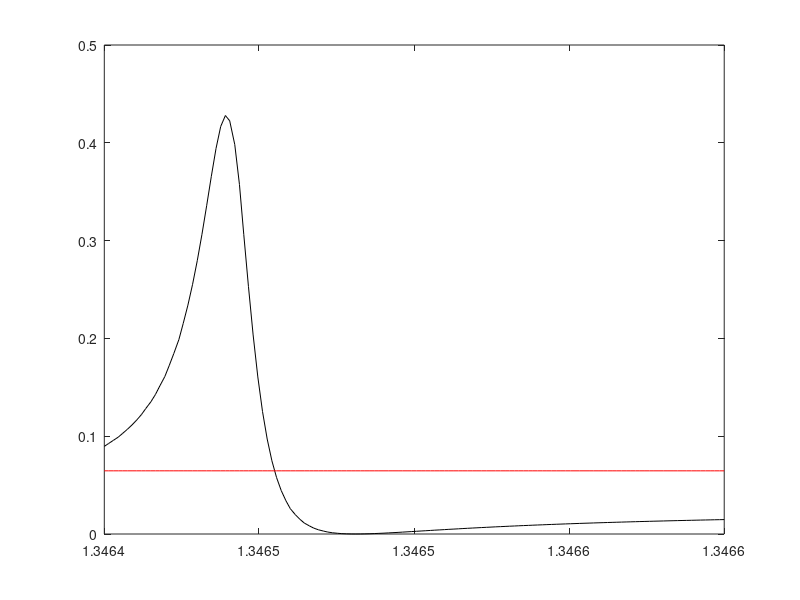

Recreate this plot in MATLAB.
%function [ x ] = FanoFit2( data, width,q,H,A,B,C)
%UNTITLED2 Summary of this function goes here
%   Detailed explanation goes here

load('5_layers_05_to_15.mat','data')
N=length(data(1,:))


thetamin = 0.5;
thetamax = 5;
theta_full = linspace(thetamin,thetamax,10);

xxdata=data(:,1);
left = 1.3464;
right = 1.3466;
[elem,num_elem]=min(abs(xxdata-left));
[elem2,num_elem_2]=min(abs(xxdata-right));

ddata = data(num_elem:num_elem_2,:);

i=3;

xdata=ddata(:,1);
ydata=ddata(:,i+1)-min(ddata(:,i+1));

deriv = diff(ydata)./diff(xdata);
    [~,ind]= min(deriv);
    center = xdata(ind);
    
    width = 0.00001;
    q = -4;
    H = 0.35;
    A = 0;
    B = 0;%-13.3;
    C = 0;
%       w0    w    asymm
x0 = [center,width,q,H,A,B,C];
%for r/L=0.7 x0 = [center,width,q,0,0.3,2.25];
%Fano = a+bx+c*(q+2(x-x0)/w)^2/(1+4(x-x0)^2/w^2)
Fano = @(x,xdata)(x(7)+x(6)*xdata+x(5)*xdata.^2+...
    x(4)*(x(3)+2*(xdata-x(1))/x(2)).^2./(1+4*(xdata-x(1)).^2/(x(2)^2)));

x=lsqcurvefit(Fano,x0,xdata,ydata);
  f=figure;
  plot(xdata,ydata,'-k',xdata,Fano(x,xdata),'-r');
  hold off
  Q(i) = abs(x(1)/x(2));


%g=figure
%plot(theta_full,Q,'-sg','Linewidth',2)
theta(i) = theta_full(i);
save('5_layers_05_to_15_results.mat','theta_full','Q','i')
%end

